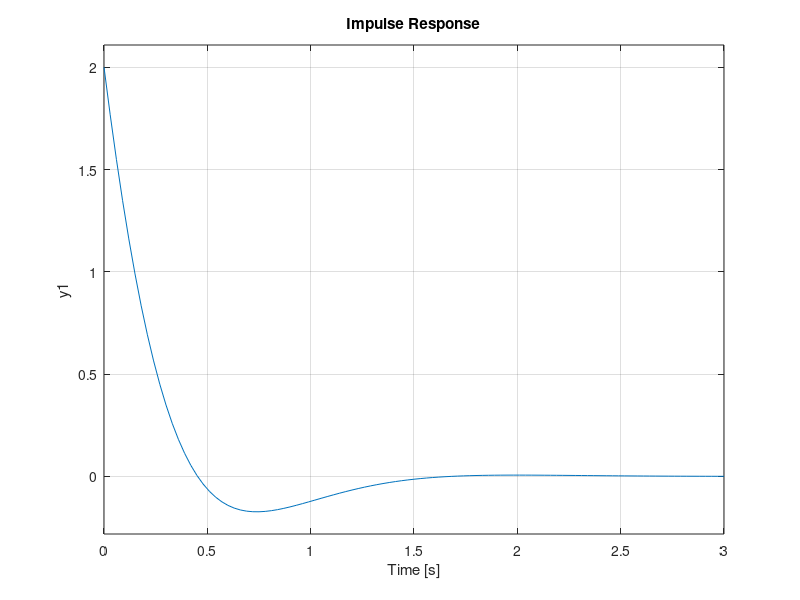

The MATLAB source for this figure: (Note: this script raises an error after producing the figure.)
% Aaron Bruner
% C16480080
% MATLAB 6
clear; clc; close all;

%1
sys=tf([0 2 16 44 40],[1 12 62 156 169]);
[h,t]=impulse(sys);
figure();
impulse(sys);

%2
sys2=zpk([-2 -3+1i -3-1i],[-3+2i -3-2i -3+2i -3-2i],[2]);
[h,t]=impulse(sys2);
figure();
impulseplot(sys, 'c', sys2, '--m');
legend('tf','zpk');

%3
y=lsim(sys,h,t);
iSim=lsiminfo(y,t);
fprintf('Problem 3\n');
fprintf('\tSettlingTime\t%0.2d\n',iSim.SettlingTime);
fprintf('\tMin\t%0.2d\n',iSim.Min);
fprintf('\tMinTime\t%0.2d\n',iSim.MinTime);
fprintf('\tMax\t%d\n',iSim.Max);
fprintf('\tMaxTime\t%0.2d\n\n',iSim.MaxTime);

%4
[g,t]=step(sys);
figure();
step(sys);
iStep=stepinfo(sys);
fprintf('Problem 4\n');
fprintf('\tRiseTime\t%0.2d\n',iStep.RiseTime);
fprintf('\tSettlingTime\t%0.2d\n',iStep.SettlingTime);
fprintf('\tSettlingMin\t%0.2d\n',iStep.SettlingMin);
fprintf('\tSettlingMax\t%0.2d\n',iStep.SettlingMax);
fprintf('\tOvershoot\t%0.2d\n',iStep.Overshoot);
fprintf('\tUndershoot\t%0.2d\n',iStep.Undershoot);
fprintf('\tPeak\t%0.2d\n',iStep.Peak);
fprintf('\tPeakTime\t%0.2d\n',iStep.PeakTime);

%5
[x,t]=gensig('square',3,12,0.01);
y=lsim(sys,x,t);
figure();
lsim(sys,x,t);
iSim=lsiminfo(y,t);

%6
figure();
bode(sys,{10^(-1),10^(3)});

%7
figure();
pzplot(sys);